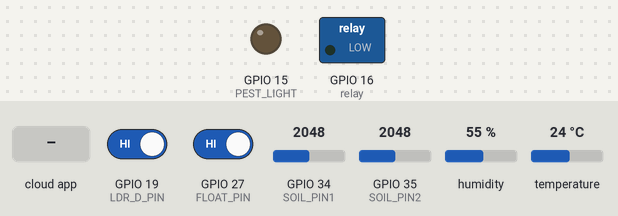
Simulated run of this sketch. Board: ESP32. On the bench: switched loads named in the sketch (green lamp = pin HIGH), output pins drawn as LEDs (lit = HIGH). Inputs (shaded band) come from the test bench; at power-on: GPIO 19 (LDR_D_PIN) HIGH, GPIO 27 (FLOAT_PIN) HIGH, GPIO 34 (SOIL_PIN1) = 2048, GPIO 35 (SOIL_PIN2) = 2048, humidity 55 %, temperature 24 °C (analog values on the 0–4095 scale). WiFi joins after 1.5 s; servers stay silent unless stated; the Firebase database answers and starts empty; what the sketch prints to the serial monitor is not drawn.

Above: at 2.7 s.
2.8 s: the phone or cloud app sets mode to auto
At 9.9 s:
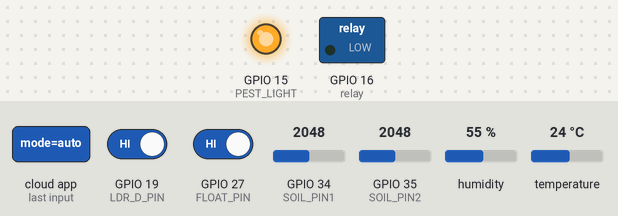
11.0 s: GPIO 19 (LDR_D_PIN) driven LOW
At 14.6 s:
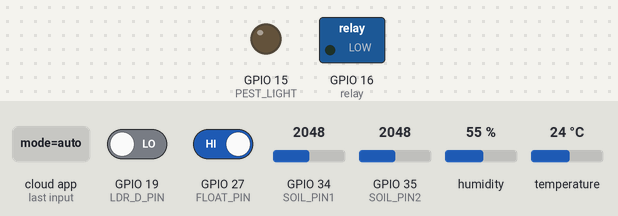
18.5 s: GPIO 19 (LDR_D_PIN) driven HIGH
At 22.0 s:
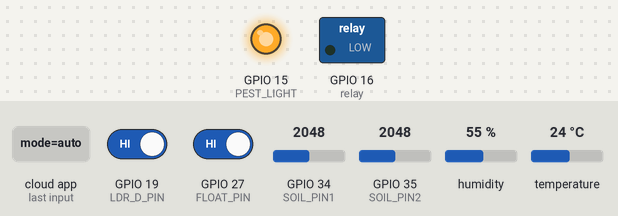
Timing chart, 0 to 23.5 s (numbered marks = the images above; inputs shaded):
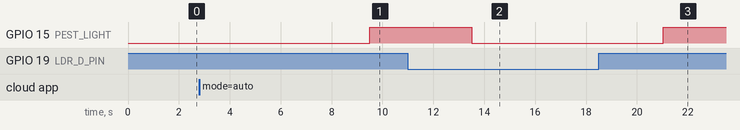

Measured:
- after the input at 2.8 s, GPIO 15 (PEST_LIGHT): LOW → HIGH after 6.7 s
- after the input at 11.0 s, GPIO 15 (PEST_LIGHT): HIGH → LOW after 2.5 s
- after the input at 18.5 s, GPIO 15 (PEST_LIGHT): LOW → HIGH after 2.5 s

The sketch:

esp32.ino
```cpp
#include <Arduino.h>
#include "DHT.h"
#include <WiFi.h>
#include <Firebase_ESP_Client.h>
#include "addons/TokenHelper.h"
#include "addons/RTDBHelper.h"

// ------------------- Pin Definitions -------------------
#define SOIL_PIN1 34
#define SOIL_PIN2 35
#define DHT_PIN 33
#define DHT_TYPE DHT22
#define FLOAT_PIN 27
#define LDR_D_PIN 19
#define PEST_LIGHT 15  // LDR output LED
#define relay 16

String mode = "auto";
// --- manually calculating relay active time
unsigned long startTime = 0;   // Time when motor turns ON
unsigned long activeTime = 0;  // Total active time
bool motorState = false;
double waterPerSecond = 24.3;  // ML
int light = 0;
double totalVolumeSession = 0.0;

DHT dht(DHT_PIN, DHT_TYPE);

// // ------ Firebase ------
#define WIFI_SSID "Shahporan"
#define WIFI_PASSWORD "Shahporan"

// // Firebase Credentials
#define DATABASE_URL "https://smart-agriculture-system-25807-default-rtdb.firebaseio.com"
#define API_KEY "AIzaSyAOl9cvZ-T7w5-5wtYCGMPbA6oBQbHhtec"

FirebaseData fbdo;
FirebaseConfig config;
FirebaseAuth auth;


unsigned long sendDataPrevMillis = 0;
unsigned long readDataPrevMillis = 0;
unsigned long modeCheckPrevMillis = 0;

bool signupOK = false;


void firebaseSetUp() {
  // Connect to Wi-Fi
  WiFi.begin(WIFI_SSID, WIFI_PASSWORD);
  Serial.print("Connecting to Wi-Fi");
  while (WiFi.status() != WL_CONNECTED) {
    Serial.print(".");
    delay(500);
  }
  Serial.println("\nWi-Fi Connected!");

  // Firebase configuration
  config.database_url = DATABASE_URL;
  config.api_key = API_KEY;

  // Anonymous login (leave email/password empty)
  if (Firebase.signUp(&config, &auth, "", "")) {
    Serial.println("SignUp OK");
    signupOK = true;
  } else {
    Serial.print("Signup Error: ");
    Serial.println(config.signer.signupError.message.c_str());
  }
  config.token_status_callback = tokenStatusCallback;
  Firebase.begin(&config, &auth);
  Firebase.reconnectWiFi(true);


  Serial.println("Firebase initialized!");
}
void sendDataFirebase(int moisture, float temp, float hum, int pump, int light, double water = 0.0) {
  if (Firebase.ready() && signupOK && (millis() - sendDataPrevMillis > 5000 || sendDataPrevMillis == 0)) {
    sendDataPrevMillis = millis();


    if (Firebase.RTDB.setInt(&fbdo, "weather/moisture", moisture)) {
      Serial.println("Moisture sent: " + String(moisture) + "%");

    } else {
      Serial.println("Error sending moisture: " + fbdo.errorReason());
    }
    delay(10);
    if(!isnan(hum)){
      if (Firebase.RTDB.setFloat(&fbdo, "weather/humidity", hum)) {
      Serial.println("Humidity sent: " + String(hum) + "%");
    } else {
      Serial.println("Error sending humidity: " + fbdo.errorReason());
    }
    }
    delay(10);
    if(!isnan(temp)){
      if (Firebase.RTDB.setFloat(&fbdo, "weather/temperature", temp)) {
      Serial.println("Humidity sent: " + String(temp) + "°C");
    } else {
      Serial.println("Error sending temperature: " + fbdo.errorReason());
    }
    }
    delay(10);
    if (Firebase.RTDB.setInt(&fbdo, "systemStatus/motor", pump)) {
      Serial.println("Pump status sent: " + String(pump));
    } else {
      Serial.println("Error sending motor status: " + fbdo.errorReason());
    }
    delay(10);
    if (Firebase.RTDB.setInt(&fbdo, "systemStatus/nightLight", light)) {
      Serial.println("Night Light status sent: " + String(light));
    } else {
      Serial.println("Error sending night light: " + fbdo.errorReason());
    }
    delay(10);
    if (Firebase.RTDB.setDouble(&fbdo, "water/lastSession", water)) {
      Serial.println("Water volume sent: " + String(water));
    } else {
      Serial.println("Error sending water volume: " + fbdo.errorReason());
    }
    delay(10);
  }
}
void readDataFirebase(int &motorStatus, int &lightStatus) {
  if (Firebase.ready() && signupOK && (millis() - readDataPrevMillis > 5000 || readDataPrevMillis == 0)) {
    readDataPrevMillis = millis();
    if (Firebase.RTDB.getInt(&fbdo, "systemStatus/motor")) {
      int valueMotor = fbdo.intData();
      motorStatus = valueMotor;
    } else {
      Serial.println("Error reading : " + fbdo.errorReason());
    }
    if (Firebase.RTDB.getInt(&fbdo, "systemStatus/nightLight")) {
      int valueLight = fbdo.intData();
      lightStatus = valueLight;
    } else {
      Serial.println("Error reading : " + fbdo.errorReason());
    }
  }
}
void readControlMode() {
  if (Firebase.ready() && signupOK && (millis() - modeCheckPrevMillis > 5000 || modeCheckPrevMillis == 0)) {
    modeCheckPrevMillis = millis();
    if (Firebase.RTDB.getString(&fbdo, "systemStatus/mode")) {
      mode = fbdo.stringData();
    } else {
      Serial.println("Error reading : " + fbdo.errorReason());
    }
  }
}

// // ------------------- Calibration -------------------
const int dryValue = 3500;  // raw ADC when soil is dry
const int wetValue = 1130;  // raw ADC when soil is wet
const int numSamples = 4;   // median filter
const float alpha = 0.1;    // smoothing factor

float smoothed1 = 0;
float smoothed2 = 0;
// ------------------- Setup -------------------
void setup() {
  Serial.begin(115200);
  firebaseSetUp();

  analogReadResolution(12);
  analogSetAttenuation(ADC_11db);

  // pinMode(LED_SOIL_PIN, OUTPUT);
  pinMode(FLOAT_PIN, INPUT_PULLUP);  // Use internal pull-up

  dht.begin();

  pinMode(relay, OUTPUT);

  pinMode(LDR_D_PIN, INPUT);
  pinMode(PEST_LIGHT, OUTPUT);
  digitalWrite(PEST_LIGHT, LOW);

  Serial.println("Smart Dual Soil + DHT22 system initializing...");
}

// ------------------- Loop -------------------
void loop() {


  int soilAvg = getSoilAvg();
  float temp = getTemperature();
  float hum = getHumidity();
  int state = digitalRead(LDR_D_PIN);
  // delay(1000);


  // ---- Smart watering decision using soil, temp, and humidity ----
  readControlMode();

  int motorControl=-1, lightControl = -1;
  readDataFirebase(motorControl, lightControl);
  if (mode == "auto") {
    Serial.println("Auto mode: ");
    if (state == LOW) {
      // Depending on module, HIGH might mean bright
      Serial.println("🌞 Daytime detected");
      digitalWrite(PEST_LIGHT, LOW);  // LED OFF at day
      light = 0;
    } else {
      Serial.println("🌙 Nighttime detected");
      digitalWrite(PEST_LIGHT, HIGH);  // LED ON at night
      light = 1;
    }

    // // Print readings
    Serial.print("Water: ");
    Serial.print(isWaterPresent());
    Serial.print(" Soil Avg: ");
    Serial.print(soilAvg);
    Serial.print("%  |  ");
    if (!isnan(temp) && !isnan(hum)) {
      Serial.print("Temp: ");
      Serial.print(temp);
      Serial.print("°C  ");
      Serial.print("Humidity: ");
      Serial.print(hum);
      Serial.println("%");

    } else {
      Serial.println("DHT reading error!");
    }

    bool needWater = false;

    if (soilAvg <= 60) {  // soil dry
      if (!isnan(hum) && !isnan(temp)) {
        if (hum <= 70 && temp >= 25) {  // air not too humid, temp reasonable
          needWater = true;
        } else {
          needWater = false;
        }
      }
    }


    // Add float switch check
    if (needWater && isWaterPresent()) {
      digitalWrite(relay, HIGH);  // Relay(pump) ON = water can be given
      Serial.println("Motor on");
      if (!motorState) {
        startTime = millis();
        motorState = true;
      }
    } else {
      digitalWrite(relay, LOW);  // Relay(pump) OFF = do not water
      Serial.println("Relay off");
      if (motorState) {
        activeTime = millis() - startTime;
        motorState = false;
        Serial.print("Motor ran for: ");
        Serial.print(activeTime / 1000.0);  // Convert to seconds
        Serial.print(" seconds| Water this session: ");
        totalVolumeSession = (waterPerSecond * (activeTime / 1000.0)) / 1000.0;
        Serial.print(totalVolumeSession);
        Serial.println("L");
      }
    }
  } else {
    Serial.println("Manual Mode: ");
    if(lightControl == 1){
      digitalWrite(PEST_LIGHT, HIGH);  // LED ON at night
      light = 1;
    } else {
      digitalWrite(PEST_LIGHT, LOW);
      light = 0;
    }

    if(motorControl == 1){
      digitalWrite(relay, HIGH);  // Relay(pump) ON = water can be given
      motorState = 1;
    } else {
      digitalWrite(relay, LOW);  // Relay(pump) OFF = water can't be given
      motorState = 0;
    }
  }


  if (motorState == false && mode == "auto") {
    sendDataFirebase(soilAvg, temp, hum, motorState, light, totalVolumeSession);
  } else {
    sendDataFirebase(soilAvg, temp, hum, motorState, light);
  }


  delay(3000);  // update every 3 seconds
}


// -------------------Float switch--------------

bool isWaterPresent() {
  int floatState = digitalRead(FLOAT_PIN);

  // Adjust logic if your switch is NO or NC
  // Return true if water detected, false if no water
  if (floatState == HIGH) {  // Modify if needed for your switch type
    return true;             // Water present
  } else {
    return false;  // No water
  }
}
// ------------------- Soil Sensor Functions -------------------
int readMedian(int pin) {
  int readings[numSamples];
  for (int i = 0; i < numSamples; i++) {
    readings[i] = analogRead(pin);
    delay(5);
  }
  // bubble sort
  for (int i = 0; i < numSamples - 1; i++) {
    for (int j = i + 1; j < numSamples; j++) {
      if (readings[i] > readings[j]) {
        int temp = readings[i];
        readings[i] = readings[j];
        readings[j] = temp;
      }
    }
  }
  return readings[numSamples / 2];
}

int soilPercent(int rawValue) {
  int percent = map(rawValue, dryValue, wetValue, 0, 100);
  return constrain(percent, 0, 100);
}

int getSoil1() {
  int median = readMedian(SOIL_PIN1);
  smoothed1 = smoothed1 * (1 - alpha) + median * alpha;
  return soilPercent((int)smoothed1);
}

int getSoil2() {
  int median = readMedian(SOIL_PIN2);
  smoothed2 = smoothed2 * (1 - alpha) + median * alpha;
  return soilPercent((int)smoothed2);
}

int getSoilAvg() {
  return (getSoil1() + getSoil2()) / 2;
}

// ------------------- DHT22 Functions -------------------
float getTemperature() {
  return dht.readTemperature();
}

float getHumidity() {
  return dht.readHumidity();
}
```
